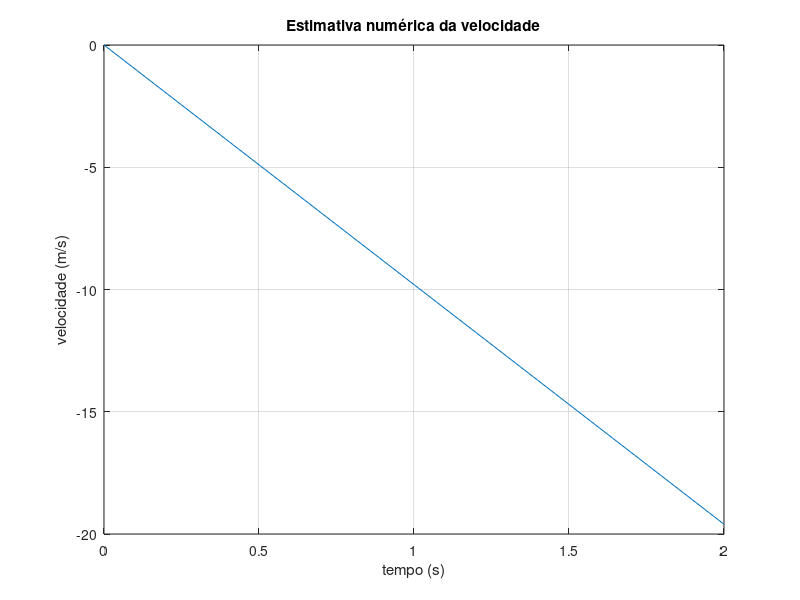

Reproduce this figure in MATLAB.
%%  Ex1.d

clear,clc,close all

%%  CONSTANTES

m=0.150;        %150g => unidades SI: 0.150 kg
g=9.8;      %aceleraçao gravitica
v0=0;       %velocidade inicial
alt=3*2;        %altura de um andar*nºde andares que é largada a pedra
t0=0;       %tempo inicial
tf=2;       %tempo final
h=0.2;      %passo temporal

t=t0:h:tf;  %vetor tempo

%%  MÉTODO DE EULER

v=[];       %vetor velocidade
v(1)=v0;    %velocidade inicial do vetor = 0

for i=1:length(t)-1
    v(i+1)=v(i)+(-g)*h;     %metodo de euler    
end

%%  GRÁFICO

figure(1)
plot(t,v)
grid on
title('Estimativa numérica da velocidade')
xlabel('tempo (s)')
ylabel('velocidade (m/s)')